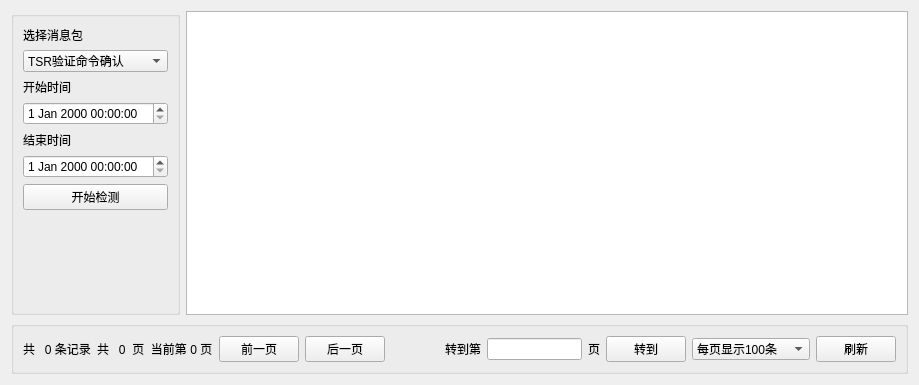
<?xml version="1.0" encoding="UTF-8"?>
<ui version="4.0">
 <class>ZCMonitorATS</class>
 <widget class="QWidget" name="ZCMonitorATS">
  <property name="geometry">
   <rect>
    <x>0</x>
    <y>0</y>
    <width>919</width>
    <height>385</height>
   </rect>
  </property>
  <property name="windowTitle">
   <string>Form</string>
  </property>
  <layout class="QGridLayout" name="gridLayout_3">
   <item row="0" column="0">
    <widget class="QGroupBox" name="groupBox">
     <property name="title">
      <string/>
     </property>
     <layout class="QGridLayout" name="gridLayout_2">
      <item row="4" column="0">
       <widget class="QLabel" name="label_2">
        <property name="text">
         <string>结束时间</string>
        </property>
       </widget>
      </item>
      <item row="2" column="0">
       <widget class="QLabel" name="label">
        <property name="text">
         <string>开始时间</string>
        </property>
       </widget>
      </item>
      <item row="3" column="0">
       <widget class="QDateTimeEdit" name="startDateEdit"/>
      </item>
      <item row="5" column="0">
       <widget class="QDateTimeEdit" name="endDateEdit"/>
      </item>
      <item row="9" column="0">
       <spacer name="verticalSpacer">
        <property name="orientation">
         <enum>Qt::Vertical</enum>
        </property>
        <property name="sizeHint" stdset="0">
         <size>
          <width>20</width>
          <height>40</height>
         </size>
        </property>
       </spacer>
      </item>
      <item row="8" column="0">
       <widget class="QPushButton" name="queryButton">
        <property name="text">
         <string>开始检测</string>
        </property>
       </widget>
      </item>
      <item row="0" column="0">
       <widget class="QLabel" name="label_3">
        <property name="text">
         <string>选择消息包</string>
        </property>
       </widget>
      </item>
      <item row="1" column="0">
       <widget class="QComboBox" name="filter_cbo">
        <item>
         <property name="text">
          <string>TSR验证命令确认</string>
         </property>
        </item>
        <item>
         <property name="text">
          <string>TSR执行命令确认</string>
         </property>
        </item>
        <item>
         <property name="text">
          <string>TSR状态帧</string>
         </property>
        </item>
       </widget>
      </item>
     </layout>
    </widget>
   </item>
   <item row="0" column="1">
    <widget class="QTableView" name="tableView"/>
   </item>
   <item row="1" column="0" colspan="2">
    <widget class="QGroupBox" name="groupBox_2">
     <property name="title">
      <string/>
     </property>
     <layout class="QGridLayout" name="gridLayout">
      <item row="0" column="0">
       <widget class="QLabel" name="totalPageLabel">
        <property name="text">
         <string>共   0 条记录</string>
        </property>
       </widget>
      </item>
      <item row="0" column="7">
       <widget class="QLineEdit" name="switchPageLineEdit"/>
      </item>
      <item row="0" column="6">
       <widget class="QLabel" name="label_6">
        <property name="text">
         <string>转到第</string>
        </property>
       </widget>
      </item>
      <item row="0" column="3">
       <widget class="QPushButton" name="nextButton">
        <property name="text">
         <string>后一页</string>
        </property>
       </widget>
      </item>
      <item row="0" column="1">
       <widget class="QLabel" name="currentPageLabel">
        <property name="text">
         <string>共   0  页  当前第 0 页</string>
        </property>
       </widget>
      </item>
      <item row="0" column="9">
       <widget class="QPushButton" name="switchPageButton">
        <property name="text">
         <string>转到</string>
        </property>
       </widget>
      </item>
      <item row="0" column="2">
       <widget class="QPushButton" name="prevButton">
        <property name="text">
         <string>前一页</string>
        </property>
       </widget>
      </item>
      <item row="0" column="11">
       <widget class="QPushButton" name="pushButton">
        <property name="text">
         <string>刷新</string>
        </property>
       </widget>
      </item>
      <item row="0" column="8">
       <widget class="QLabel" name="label_7">
        <property name="text">
         <string>页</string>
        </property>
       </widget>
      </item>
      <item row="0" column="4">
       <spacer name="horizontalSpacer">
        <property name="orientation">
         <enum>Qt::Horizontal</enum>
        </property>
        <property name="sizeHint" stdset="0">
         <size>
          <width>40</width>
          <height>20</height>
         </size>
        </property>
       </spacer>
      </item>
      <item row="0" column="5">
       <spacer name="horizontalSpacer_2">
        <property name="orientation">
         <enum>Qt::Horizontal</enum>
        </property>
        <property name="sizeHint" stdset="0">
         <size>
          <width>40</width>
          <height>20</height>
         </size>
        </property>
       </spacer>
      </item>
      <item row="0" column="10">
       <widget class="QComboBox" name="comboBox">
        <item>
         <property name="text">
          <string>每页显示100条</string>
         </property>
        </item>
        <item>
         <property name="text">
          <string>每页显示500条</string>
         </property>
        </item>
        <item>
         <property name="text">
          <string>每页显示1000条</string>
         </property>
        </item>
        <item>
         <property name="text">
          <string>每页显示2000条</string>
         </property>
        </item>
       </widget>
      </item>
     </layout>
    </widget>
   </item>
  </layout>
 </widget>
 <resources/>
 <connections/>
</ui>
